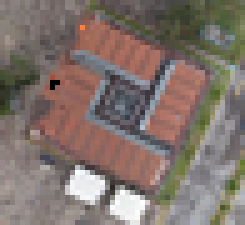
%> input picture cidetec.png, 49 x 45 px, shrunk from 193 x 176 before the run (shown 5 times larger)
$ octave filtrado_06_find_template_2D.m   (GNU Octave 9; MATLAB toolbox functions it lacks are replaced by stand-ins)
%> lines starting %> are read from the running program, lines starting %| are printed output that depends on the picture
%finds a template into a 2D image

clear;
template = imread('cidetec.png');
%> template is the input picture: size 45x49x3 uint8; mean R, G, B 129, 115.1, 108.1
template = template(:,:,1);
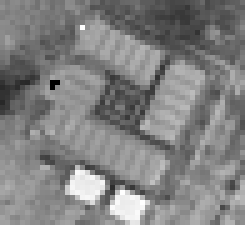
%> template: size 45x49 uint8 (shown 5 times larger); min 0, max 255, mean 129
Icolor = imread('ESCOM2_verylow.png');
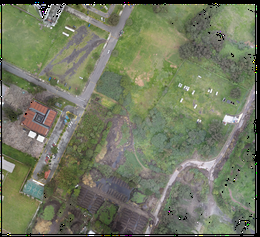
%> input picture ESCOM2_verylow.png, 260 x 237 px, shrunk from 1024 x 934 before the run
%> Icolor is the input picture: size 237x260x3 uint8; mean R, G, B 114.1, 120.5, 97.4
I = Icolor(:,:,1);
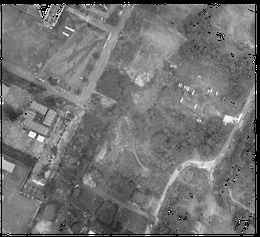
%> I: size 237x260 uint8; min 0, max 255, mean 114.1

figure;
imshow(template);

figure;
imshow(I);

pause;

C = normxcorr2(template, I);
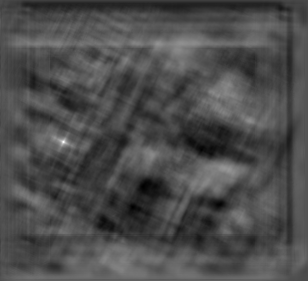
%> C: size 281x308 double; min -0.408, max 0.932, mean -0.00356; drawn with min black and max white
figure;
imshow(C);
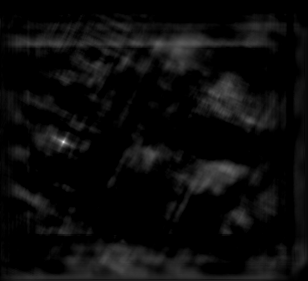
%> displayed picture: size 281x308, on the screen's scale of 0 to 255; min 0, max 238, mean 11.4


%finds the indices
[y, x] = find(C==max(C(:)));
%> y = 142; x = 64
%move the index the size of the template
y = y - size(template,1) +1;
%> y = 98
x = x - size(template,2) +1;
%> x = 16


%Draw a rectangle
[m, n] = size(template);
%> m = 45; n = 49
figure;
imshow(Icolor);
hold on;
rectangle('Position', [x y n m] );
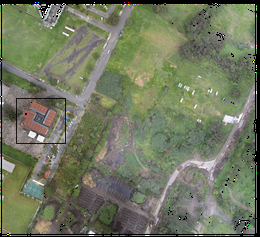
%> figure redrawn from the program's plot data
